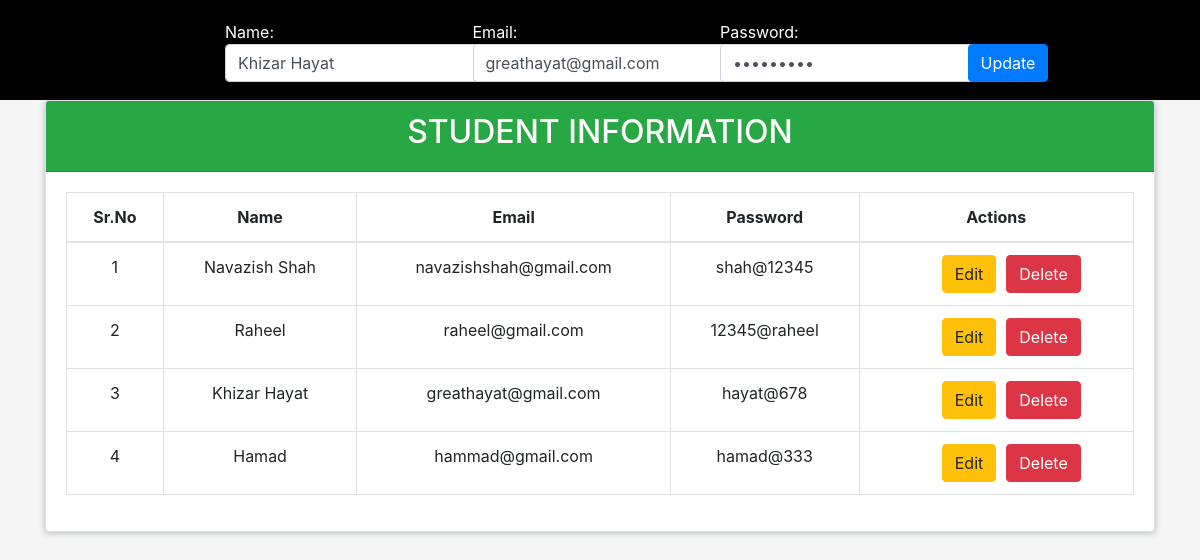
The page /index.php?edit=109 on the database its author committed.
### tables this page shows
CREATE TABLE `students` (
  `id` int(11) NOT NULL,
  `name` varchar(100) DEFAULT NULL,
  `email` varchar(100) DEFAULT NULL,
  `password` varchar(100) DEFAULT NULL
);

### index.php (the view, shortened to what this page needs)
<?php include_once 'db_connection.php';
$update = false;
$name = "";
$email ="";
$password ="";
if(isset($_GET['edit']))
{
  $update =true;
  $id = $_GET['edit'];
  $sql1 ="select * from students where id=$id";
$result = $conn->query($sql1);
$row=$result->fetch_assoc();
$name =$row['name'];
$email =$row['email'];
$password =$row['password'];
}
?>
<!DOCTYPE html>
<html lang="en">
<head>
  <link rel="stylesheet" href="https://stackpath.bootstrapcdn.com/font-awesome/4.7.0/css/font-awesome.min.css">
  <link rel="stylesheet" href="https://maxcdn.bootstrapcdn.com/bootstrap/4.0.0/css/bootstrap.min.css">
</head>
<body>
<div class="container-fluid ">
  <div class="row offset-2">
  <form class="form-inline" action="process.php" method="post">
    <div class="col-md-3">
    <div class="form-group">
      <label for="name">Name:</label><br>
      <input value="<?php echo $name; ?>" type="text" class="form-control" id="name" placeholder="Enter Name" name="name">
    </div>
  </div>
  <div class="col-md-3">
    <div class="form-group">
      <label for="email">Email:</label><br>
      <input value="<?php echo $email; ?>" type="email" class="form-control" id="email" placeholder="Enter email" name="email">
    </div>
  </div>
  <div class="col-md-3">
    <div class="form-group">
      <label for="pwd">Password:</label><br>
      <input value="<?php echo $password; ?>" type="password" class="form-control" id="pwd" placeholder="Enter password" name="pwd">
    </div>
  </div>
  <div class="col-md-1">
     <div class="form-group">
       <label for="pwd"></label><br>
       <?php if($update==true): ?>
      <button type="submit" class="btn btn-primary" name="update">Update</button>
      <?php else: ?>
     <button type="submit" class="btn btn-primary" name="submit">Submit</button>
       <?php endif;?>
    </div>
  </div>
  </form>
  </div>
</div>
<?php
$sql ="select * from students";
$result = $conn->query($sql);
 ?>
<div class="container">
  <div class="card">
  <div class="card-header bg-success">
    <h2 class="text-center text-uppercase text-white">Student Information</h2>
  </div>
  <div class="card-body">
    <div class="table-responsive">
  <table class="table table-bordered  text-center">
    <thead>
      <tr>
        <th>Sr.No</th>
        <th>Name</th>
        <th>Email   </th>
        <th>Password</th>
        <th>Actions</th>
      </tr>
    </thead>
    <tbody>
      <?php
      $serialN_no =1;
      while ($row=$result->fetch_assoc()) {
       ?>
      <tr>
        <td><?php echo $serialN_no++; ?></td>
        <td><?php echo $row['name']; ?></td>
        <td><?php echo $row['email']; ?></td>
        <td><?php echo $row['password']; ?></td>
        <td class="text-center"><a name="edit" href="index.php?edit=<?php echo $row['id']; ?>" class="btn btn-warning">Edit</a><a name="delete" href="process.php?delete=<?php echo $row['id']; ?>" class="btn btn-danger" onclick="return confirm('Do you want to Delete this?');">Delete</a></td>
      </tr>
       <?php } ?>
    </tbody>
  </table>
</div>
</div>
  </div>
</div>
</body>
</html>

### index.php (style rules this page uses)
body { background: #f5f5f5; }
.card { box-shadow: 0 1px 6px rgba(57,73,76,.35); }
.container-fluid { background: #000; height: 100px; }
label { color: white; float: left; }
.btn-warning { margin-right: 10px !important; margin-left: 30px !important; }
form { margin-top: 20px; }

### rows shown on the page
students: name "Khizar Hayat", email "greathayat@gmail.com", password "hayat@678"
students: name "Navazish Shah", email "navazishshah@gmail.com", password "shah@12345"
students: name "Raheel", email "raheel@gmail.com", password "12345@raheel"
students: name "Hamad", email "hammad@gmail.com", password "hamad@333"
